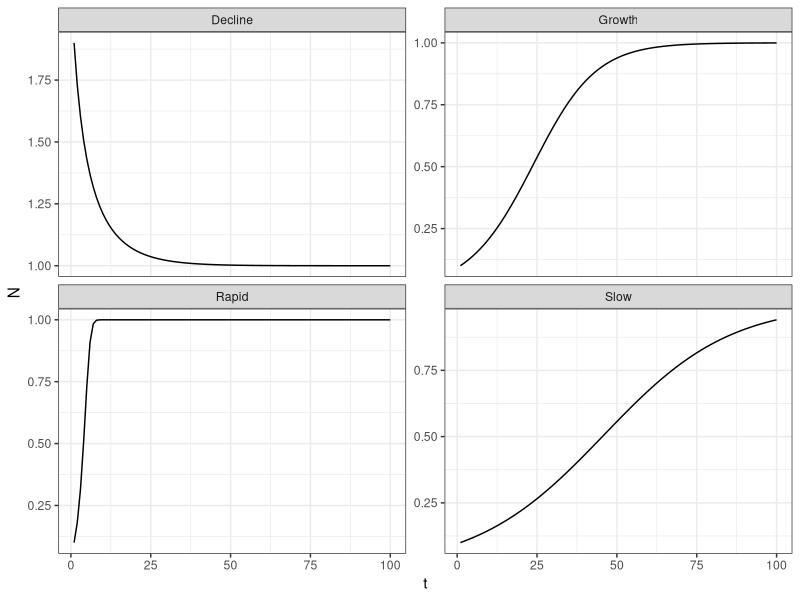
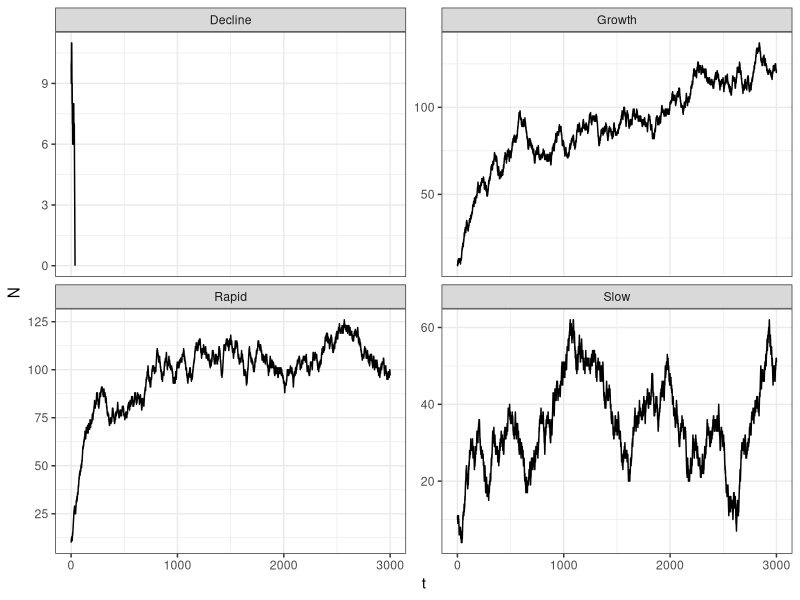

Write R code to recreate these figures, in order. (Note: a time limit stopped this script after it produced the figures.)
## ---- chunk 1
knitr::opts_chunk$set(echo = TRUE)
## ---- chunk 2
library(ggplot2) # for visualisations
library(cowplot) # for combining plots
## ---- chunk 3
dNt <- function(r, # population growth rate
                Nt, # population size
                k # carrying capacity
                ){ r * Nt * (k - Nt)}
## ---- chunk 4
SIM.Nt <- function(r, N_0, t, k) {
  N <- N_0 # registering starting population size as a new object
  for(i in 1:(t - 1)){ # loop over time-steps specified
    # identify new population size given logistic growth
    N[i + 1] <- N[i] + dNt(r = r, Nt = N[i], k = k) 
  } # end of time-step loop
  N # return population size vector
}
## ---- chunk 5
SIM_Growth <- SIM.Nt(N_0 = 0.1, t = 100, r = 0.1, k = 1) # N_0 < k --> growth
SIM_Decline <- SIM.Nt(N_0 =  1.9, t = 100, r = 0.1, k = 1) # N_0 > k --> decline
SIM_Rapid <- SIM.Nt(N_0 =  0.1, t = 100, r = 0.9, k = 1) # high population growth rate
SIM_Slow <- SIM.Nt(N_0 =  0.1, t = 100, r = 0.05, k = 1) # low population growth rate
## ---- chunk 6
plot_df <- data.frame(
  N = c(SIM_Growth, SIM_Decline, SIM_Rapid, SIM_Slow),
  t = rep(1:100, 4),
  Run = rep(c("Growth", "Decline", "Rapid", "Slow"), each = 100)
)
ggplot(plot_df, aes(x = t, y = N)) + 
  geom_line() + 
  facet_wrap(~Run, scales = "free_y") + 
  theme_bw()
## ---- chunk 7
dt <- function(b0, # background birth rate
               d0, # background death rate
               k, # carrying capacity
               N
               ){d0 + N * (b0 - d0)/k}
## ---- chunk 8
SIM.Ind <- function(tsteps, # how many time steps to simulate for
                      d0, # background death rate
                      b0, # background birth rate
                      k, # carrying capacity
                      ID_df # data frame containing individuals
){
  ## object creation
  ### data frame to hold population level data
  Pop_df <- data.frame(N = nrow(ID_df), t = NA)
  ### progress bar
  pb <- txtProgressBar(max = (tsteps-1), style = 3)
  ## simulation loop over time steps
  for(t in 1:(tsteps-1)){
  Pop_df$t[t] <- t # save time to population data frame
  ### vectors for storing birth and death probabilities for each individual
  birth_prob <- rep(NA, nrow(ID_df))
  death_prob <- rep(NA, nrow(ID_df))
  ### loop over all individuals alive at time t
  for(i in 1:nrow(ID_df)){
    birth_prob[i] <- b0
    death_prob[i] <- dt(b0, d0, k, Pop_df$N[t])
  }
  names(birth_prob) <- names(death_prob) <- ID_df$ID
  ### identify which event happens, only one birth or death per timestep
  EventSample_vec <- paste( # a vector of Birth/Death and individual ID
    rep(c("Birth", "Death"), each = nrow(ID_df)), 
    names(birth_prob), sep="_")
  event <- sample( # sample from event possibilities according to probabilities
    EventSample_vec,
    size = 1,
    prob = c(birth_prob, death_prob)
  )
  ### event evaluation
  event_eval <- strsplit(event, split = "_") # identifiers for event
  event_EV <- event_eval[[1]][1] # what is happening?
  event_ID <- event_eval[[1]][2] # which individual is it happening to?
  #### Birth event
  if(event_EV == "Birth"){ # currently, basically cloning
    append_df <- ID_df[ID_df$ID == event_ID, ] # subset for individual 
    append_df$ID <- max(ID_df$ID)+1 # assign new ID
    ID_df <- rbind(ID_df, append_df) # copy ID row to ID_df
  }
  #### Death event
  if(event_EV == "Death"){
    ID_df <- ID_df[ID_df$ID != event_ID, ] # delete individual from ID_df
  }
  ### recalculate population size
  Pop_df <- rbind(Pop_df, data.frame(N = nrow(ID_df), t = t+1))
  ### update progress bar
  setTxtProgressBar(pb, t) 
  ### check if population has gone extinct
  if(Pop_df$N[t+1] == 0){warning("Population went extinct"); break} 
  } # end of simulation loop
  ## return of data objects
  return(list(Individuals = ID_df, Populations = Pop_df))
}
## ---- chunk 9
ID_df <- data.frame(ID = 1:10, Sp = rep("Sp1")) # we run this simulation for 7 individuals
Sim_Growth <- SIM.Ind(tsteps = 3e3, b0 = 0.7, d0 = 0.3, k = 100, ID_df = ID_df) # growth
Sim_Decline <- SIM.Ind(tsteps = 3e3, b0 = 0.4, d0 = 0.6, k = 100, ID_df = ID_df) # decline
Sim_Rapid <- SIM.Ind(tsteps = 3e3, b0 = 0.9, d0 = 0.1, k = 100, ID_df = ID_df) # fast
Sim_Slow <- SIM.Ind(tsteps = 3e3, b0 = 0.55, d0 = 0.45, k = 100, ID_df = ID_df) # slow
## ---- chunk 10
plot_df <- rbind(Sim_Growth$Populations,
                 Sim_Decline$Populations,
                 Sim_Rapid$Populations,
                 Sim_Slow$Populations)
plot_df$Run <- rep(c("Growth", "Decline", "Rapid", "Slow"), 
                   c(nrow(Sim_Growth$Populations), 
                     nrow(Sim_Decline$Populations),
                     nrow(Sim_Rapid$Populations),
                     nrow(Sim_Slow$Populations)
                   ))
ggplot(plot_df, aes(x = t, y = N)) + 
  geom_line() + 
  facet_wrap(~Run, scales = "free_y") + 
  theme_bw()
## ---- chunk 11
dt <- function(b0, d0, k, N, Tr, Env, sd){d0 + N * exp((Tr-Env)^2)/sd * (b0 - d0)/k}
## ---- chunk 12
env.xy <- function(x = NULL){x}
## ---- chunk 13
SIM.Ind <- function(tsteps = 3e3, d0 = 0.2, b0 = 0.8, k = 100,
                    sd = 1, # niche breadth
                    ID_df = NULL # now needs to contain locations and trait values
){
  ## object creation
  ### data frame to hold population level data
  Pop_df <- data.frame(N = nrow(ID_df), 
                       Gridcell = NA, # gridcell binning is not implemented yet
                       t = NA)
  ### progress bar
  pb <- txtProgressBar(max = (tsteps-1), style = 3)
  ## simulation loop over time steps
  for(t in 1:(tsteps-1)){
  Pop_df$t[t] <- t 
  ### vectors for storing birth and death probabilities for each individual
  birth_prob <- rep(NA, nrow(ID_df))
  death_prob <- rep(NA, nrow(ID_df))
  ### loop over all individuals alive at time t
  for(i in 1:nrow(ID_df)){
    birth_prob[i] <- b0
    death_prob[i] <- dt(b0 = b0, d0 = d0, k = k, N = Pop_df$N[t],
                         Tr = ID_df$Trait[i], # trait value of individual i
                         Env = env.xy(x = ID_df$Location[i]), # environment at location[i] 
                         sd = sd)
  }
  names(birth_prob) <- names(death_prob) <- ID_df$ID
  ### identify which event happens, only one birth or death per timestep
  EventSample_vec <- paste(rep(c("Birth", "Death"), each = nrow(ID_df)), 
                           names(birth_prob), sep="_")
  event <- sample(EventSample_vec, size = 1, prob = c(birth_prob, death_prob))
  ## event evaluation
  event_eval <- strsplit(event, split = "_")
  event_ID <- event_eval[[1]][2]
  event_EV <- event_eval[[1]][1]
  if(event_EV == "Birth"){
    append_df <- ID_df[ID_df$ID == event_ID, ]
    append_df$ID <- max(ID_df$ID)+1
    ## individuals now resettle somewhere around their parent-individual
    movement <- rnorm(1, 0, 1) # this needs more parametrisation in future versions
    append_df$Location <- append_df$Location+movement
    ID_df <- rbind(ID_df, append_df)
  }
  if(event_EV == "Death"){
    ID_df <- ID_df[ID_df$ID != event_ID, ]
  }
  ## recalculate population size
  Pop_df <- rbind(Pop_df, data.frame(N = nrow(ID_df), Gridcell = NA, t = t+1))
  setTxtProgressBar(pb, t)
  if(Pop_df$N[t+1] == 0){warning("Population went extinct"); break}
  }
  return(list(Individuals = ID_df, Populations = Pop_df))
}
## ---- chunk 14
# data frame of individuals at start of simulation
ID_df = data.frame(ID = 1:1e3,
                   Trait = NA,
                   Location = NA)
# dummy values for traits
set.seed(42)
ID_df$Trait <- runif(n = nrow(ID_df), min = 0, max = 10)
# dummy locations
set.seed(42)
ID_df$Location <- runif(n = nrow(ID_df), min = 0, max = 10)
## ---- chunk 15
SIM_0.5 <- SIM.Ind(sd = 0.5, # strong impact of environment
                      ID_df = ID_df)
SIM_1 <- SIM.Ind(sd = 1, # intermediate impact of environment
                      ID_df = ID_df)
SIM_2 <- SIM.Ind(sd = 2, # weaker impact of environment
                      ID_df = ID_df)
SIM_10 <- SIM.Ind(sd = 10, # very weak impact of environment
                      ID_df = ID_df)
## ---- chunk 16
df0.5 <- SIM_0.5$Individuals
df1 <- SIM_1$Individuals
df2 <- SIM_2$Individuals
df10 <- SIM_10$Individuals
df0.5$sd <- 0.5
df1$sd <- 1
df2$sd <- 2
df10$sd <- 10
plot_df <- rbind(df0.5, df1, df2, df10)
ggplot(plot_df, aes(x = Location, y = Trait)) +
  geom_point() +
  facet_wrap(~sd) + 
  theme_bw()
## ---- chunk 17
dt <- function(b0, d0, k, N, Tr, Env, sd){d0 + N * exp((Tr-Env)^2)/sd * (b0 - d0)/k}
## ---- chunk 18
env.xy <- function(x = NULL){x}
## ---- chunk 19
SIM.Comp <- function(tsteps = 3e3, d0 = 0.2, b0 = 0.8,
                    k_vec = 100, # carrying capacity for each species in ID_df
                    sd = 1, 
                    ID_df = NULL # this now needs to hold different species
){
  ## object creation
  ### data frame to hold population level data
  Pop_df <- data.frame(N = nrow(ID_df), 
                       Gridcell = NA, # gridcell binning is not implemented yet
                       t = NA)
  ### progress bar
  pb <- txtProgressBar(max = (tsteps-1), style = 3)
  ## simulation loop over time steps
  for(t in 1:(tsteps-1)){
  Pop_df$t[t] <- t
  ### vectors for storing birth and death probabilities for each individual
  birth_prob <- rep(NA, nrow(ID_df))
  death_prob <- rep(NA, nrow(ID_df))
  for(i in 1:nrow(ID_df)){
    birth_prob[i] <- b0
    death_prob[i] <- dt(b0 = b0, d0 = d0,
                        # select carrying capacity for species[i]
                        k = k_vec[which(names(k_vec) == ID_df$Species[i])],
                        N = Pop_df$N[t], # @Anna - should this not be the N of species i?
                        Tr = ID_df$Trait[i], Env = env.xy(x = ID_df$Location[i]), sd = sd)
  }
  names(birth_prob) <- names(death_prob) <- ID_df$ID
  ## event identification
  EventSample_vec <- paste(rep(c("Birth", "Death"), each = nrow(ID_df)), 
                           names(birth_prob), sep="_")
  event <- sample(
    EventSample_vec,
    size = 1,
    prob = c(birth_prob, death_prob)
  )
  ## event evaluation
  event_eval <- strsplit(event, split = "_")
  event_ID <- event_eval[[1]][2]
  event_EV <- event_eval[[1]][1]
  if(event_EV == "Birth"){
    append_df <- ID_df[ID_df$ID == event_ID, ]
    append_df$ID <- max(ID_df$ID)+1
    movement <- rnorm(1, 0, 1) # this needs more parameterisation
    append_df$Location <- append_df$Location+movement
    ID_df <- rbind(ID_df, append_df)
  }
  if(event_EV == "Death"){
    ID_df <- ID_df[ID_df$ID != event_ID, ]
  }

  ## recalculate population size
  Pop_df <- rbind(Pop_df, data.frame(N = nrow(ID_df), Gridcell = NA, t = t+1))
  setTxtProgressBar(pb, t)
  if(Pop_df$N[t+1] == 0){warning("Population went extinct"); break}
  }
  return(list(Individuals = ID_df, Populations = Pop_df))
}
## ---- chunk 20
# individual data frame
ID_df = data.frame(ID = 1:1e3,
                   Trait = NA,
                   Location = NA,
                   Species = sample(c("Sp1", "Sp2"), size = 1e3, replace = TRUE))

# dummy values for traits
set.seed(42)
ID_df$Trait <- runif(n = nrow(ID_df), min = 0, max = 10)
# dummy locations
set.seed(42)
ID_df$Location <- runif(n = nrow(ID_df), min = 0, max = 10)

# same carrying capacity:
k_vec <- c(200, 200)
names(k_vec) <- c("Sp1", "Sp2")
SIM_2SpecSamek <- SIM.Comp(tsteps = 3e3, d0 = 0.2, b0 = 0.8,
                      k_vec = k_vec, # carrying capacity
                      sd = 1, ID_df = ID_df)

# different carrying capacity:
k_vec <- c(50, 200)
names(k_vec) <- c("Sp1", "Sp2")
SIM_2SpecDiffk <- SIM.Comp(tsteps = 3e3, d0 = 0.2, b0 = 0.8,
                      k_vec = k_vec, # carrying capacity
                      sd = 1, ID_df = ID_df)
## ---- chunk 21
SIM_2SpecDiffk$Individuals$k <- "Different"
SIM_2SpecSamek$Individuals$k <- "Same"
ggplot(rbind(SIM_2SpecDiffk$Individuals, SIM_2SpecSamek$Individuals),
       aes(x = Location, y = Trait, pch = Species, col = Species)) +
  geom_point(size = 3) + 
  facet_wrap(~k) + 
  theme_bw()
## ---- chunk 22
# individual data frame
ID_df = data.frame(ID = 1:1e3,
                   Trait = NA,
                   Location = NA,
                   Species = sample(c("Sp1", "Sp2"), size = 1e3, replace = TRUE))

# dummy values for traits
set.seed(42)
ID_df$Trait[ID_df$Species == "Sp1"] <- runif(n = length(ID_df$Trait[ID_df$Species == "Sp1"]), 
                                             min = 0, max = 5.5)
ID_df$Trait[ID_df$Species == "Sp2"] <- runif(n = length(ID_df$Trait[ID_df$Species == "Sp2"]), 
                                             min = 4.5, max = 10)
# dummy locations
set.seed(42)
ID_df$Location <- runif(n = nrow(ID_df), min = 0, max = 10)
# carrying capacity for each species
k_vec <- c(200, 200)
names(k_vec) <- c("Sp1", "Sp2")
SIM_2SpecDiffTr <- SIM.Comp(tsteps = 3e3, d0 = 0.2, b0 = 0.8,
                      k_vec = k_vec, # carrying capacity
                      sd = 1, ID_df = ID_df)
## ---- chunk 23
SIM_2SpecSamek$Individuals$Traits <- "Same"
SIM_2SpecDiffTr$Individuals$k <- "Same"
SIM_2SpecDiffTr$Individuals$Traits <- "Different"
ggplot(rbind(SIM_2SpecDiffTr$Individuals, SIM_2SpecSamek$Individuals),
       aes(x = Location, y = Trait, pch = Species, col = Species)) +
  geom_point(size = 3) + 
  facet_wrap(~Traits) + 
  theme_bw()
## ---- chunk 24
dt <- function(b0, d0, k, N, Tr, Env, sd){d0 + N * exp((Tr-Env)^2)/sd * (b0 - d0)/k}
## ---- chunk 25
env.xy <- function(x = NULL){x}
## ---- chunk 26
SIM.Comp <- function(tsteps = 3e3, d0 = 0.2, b0 = 0.8,
                    k_vec = 100, # carrying capacity for each species in ID_df
                    sd = 1, 
                    ID_df = NULL # this now needs to hold different species
){
  ## object creation
  ### data frame to hold population level data
  Pop_df <- data.frame(N = nrow(ID_df), 
                       Gridcell = NA, # gridcell binning is not implemented yet
                       t = NA)
  ### progress bar
  pb <- txtProgressBar(max = (tsteps-1), style = 3)
  ## simulation loop over time steps
  for(t in 1:(tsteps-1)){
  Pop_df$t[t] <- t
  ### vectors for storing birth and death probabilities for each individual
  birth_prob <- rep(NA, nrow(ID_df))
  death_prob <- rep(NA, nrow(ID_df))
  for(i in 1:nrow(ID_df)){
    birth_prob[i] <- b0
    death_prob[i] <- dt(b0 = b0, d0 = d0,
                        # select carrying capacity for species[i]
                        k = k_vec[which(names(k_vec) == ID_df$Species[i])],
                        N = Pop_df$N[t], # @Anna - should this not be the N of species i?
                        Tr = ID_df$Trait[i], Env = env.xy(x = ID_df$Location[i]), sd = sd)
  }
  names(birth_prob) <- names(death_prob) <- ID_df$ID
  ## event identification
  EventSample_vec <- paste(rep(c("Birth", "Death"), each = nrow(ID_df)), 
                           names(birth_prob), sep="_")
  event <- sample(
    EventSample_vec,
    size = 1,
    prob = c(birth_prob, death_prob)
  )
  ## event evaluation
  event_eval <- strsplit(event, split = "_")
  event_ID <- event_eval[[1]][2]
  event_EV <- event_eval[[1]][1]
  if(event_EV == "Birth"){
    append_df <- ID_df[ID_df$ID == event_ID, ]
    append_df$ID <- max(ID_df$ID)+1
    movement <- rnorm(1, 0, 1) # this needs more parameterisation
    append_df$Location <- append_df$Location+movement
    ID_df <- rbind(ID_df, append_df)
  }
  if(event_EV == "Death"){
    ID_df <- ID_df[ID_df$ID != event_ID, ]
  }

  ## recalculate population size
  Pop_df <- rbind(Pop_df, data.frame(N = nrow(ID_df), Gridcell = NA, t = t+1))
  setTxtProgressBar(pb, t)
  if(Pop_df$N[t+1] == 0){warning("Population went extinct"); break}
  }
  return(list(Individuals = ID_df, Populations = Pop_df))
}
## ---- chunk 27
dt <- function(b0, d0, k, N, Tr, Env, sd){d0 + N * exp((Tr-Env)^2)/sd * (b0 - d0)/k}
## ---- chunk 28
env.xy <- function(x = NULL){x}
## ---- chunk 29
SIM.Comp <- function(tsteps = 3e3, d0 = 0.2, b0 = 0.8,
                    k_vec = 100, 
                    sd = 1, 
                    ID_df = NULL,
                    Env_range = c(0, 10), # range of permitted environmental values
                    n_Grid = 100 # how many gridcells to draw
){
  ## object creation
  ### data frame that stores grid coordinates, GridX holds the left-most starting-point of each gridcell
  grids_df <- data.frame(
    GridID = 1:n_Grid,
    GridX = seq(from = Env_range[1], to = Env_range[2], length = n_Grid+1)[-(n_Grid+1)]
  )
  ### data frame to hold population level data
  GridsID_vec <- sapply(ID_df$Location, FUN = function(x){tail(which(x >= grids_df$GridX), 1)}) # identify gridcell for each individual
  Pop_ls <- list(table(GridsID_vec, ID_df$Species)) # store populations of each species binned by gridcell as a list element 
  Pop_df <- data.frame(N = nrow(ID_df),
                       t = NA)
  ### progress bar
  pb <- txtProgressBar(max = (tsteps-1), style = 3)
  ## simulation loop over time steps
  for(t in 1:(tsteps-1)){
  Pop_df$t[t] <- t
  names(Pop_ls)[length(Pop_ls)] <- t
  ### vectors for storing birth and death probabilities for each individual
  birth_prob <- rep(NA, nrow(ID_df))
  death_prob <- rep(NA, nrow(ID_df))
  for(i in 1:nrow(ID_df)){
    birth_prob[i] <- b0
    death_prob[i] <- dt(b0 = b0, d0 = d0,
                        # select carrying capacity for species[i]
                        k = k_vec[which(names(k_vec) == ID_df$Species[i])],
                        N = Pop_df$N[t], # @Anna - should this not be the N of species i?
                        Tr = ID_df$Trait[i], Env = env.xy(x = ID_df$Location[i]), sd = sd)
  }
  names(birth_prob) <- names(death_prob) <- ID_df$ID
  ## event identification
  EventSample_vec <- paste(rep(c("Birth", "Death"), each = nrow(ID_df)), 
                           names(birth_prob), sep="_")
  event <- sample(
    EventSample_vec,
    size = 1,
    prob = c(birth_prob, death_prob)
  )
  ## event evaluation
  event_eval <- strsplit(event, split = "_")
  event_ID <- event_eval[[1]][2]
  event_EV <- event_eval[[1]][1]
  if(event_EV == "Birth"){
    append_df <- ID_df[ID_df$ID == event_ID, ]
    append_df$ID <- max(ID_df$ID)+1
    movement <- rnorm(1, 0, 1) # this needs more parametrisation
    newloc <- append_df$Location+movement
    ## ensuring species don't disperse beyond the environmental limit
    newloc <- ifelse(newloc<Env_range[1], Env_range[1], newloc)
    newloc <- ifelse(newloc>Env_range[2], Env_range[2], newloc)
    append_df$Location <- newloc
    ID_df <- rbind(ID_df, append_df)
  }
  if(event_EV == "Death"){
    ID_df <- ID_df[ID_df$ID != event_ID, ]
  }

  GridsID_vec <- sapply(ID_df$Location, FUN = function(x){tail(which(x >= grids_df$GridX), 1)}) # identify gridcell for each individual
  Pop_ls <- c(Pop_ls, # store populations of each species binned by gridcell as a
              list(table(GridsID_vec, ID_df$Species))
              )
  names(Pop_ls)[length(Pop_ls)] <- t+1
  ## recalculate population size
  Pop_df <- rbind(Pop_df, data.frame(N = nrow(ID_df), t = t+1))
  setTxtProgressBar(pb, t)
  if(Pop_df$N[t+1] == 0){warning("Population went extinct"); break}
  }
  return(list(Individuals = ID_df, Populations = Pop_df, 
              GriddedPopulations = Pop_ls # returning the gridded population data
              ))
}
## ---- chunk 30
# individual data frame
ID_df = data.frame(ID = 1:1e3,
                   Trait = NA,
                   Location = NA,
                   Species = sample(c("Sp1", "Sp2"), size = 1e3, replace = TRUE))

# dummy values for traits
set.seed(42)
ID_df$Trait[ID_df$Species == "Sp1"] <- runif(n = length(ID_df$Trait[ID_df$Species == "Sp1"]), 
                                             min = 0, max = 5.5)
ID_df$Trait[ID_df$Species == "Sp2"] <- runif(n = length(ID_df$Trait[ID_df$Species == "Sp2"]), 
                                             min = 4.5, max = 10)
# dummy locations
set.seed(42)
ID_df$Location <- runif(n = nrow(ID_df), min = 0, max = 10)
# carrying capacity for each species
k_vec <- c(200, 200)
names(k_vec) <- c("Sp1", "Sp2")
SIM_Grid <- SIM.Comp(tsteps = 3e3, d0 = 0.2, b0 = 0.8,
                     k_vec = k_vec, sd = 1, ID_df = ID_df,
                     Env_range = c(0, 10), # range of permitted environmental values
                     n_Grid = 100 # how many gridcells to draw
                    )
## ---- chunk 31
## extracting the data
GridPop_ls <- lapply(names(SIM_Grid$GriddedPopulations), FUN = function(x){
  ## difference per cell in percent
  DiffPerc <- (SIM_Grid$GriddedPopulations[[x]][,1]-SIM_Grid$GriddedPopulations[[x]][,2])/
      (SIM_Grid$GriddedPopulations[[x]][,1]+SIM_Grid$GriddedPopulations[[x]][,2])
  names(DiffPerc) <- as.numeric(rownames(SIM_Grid$GriddedPopulations[[x]]))
  ## data frame for reporting results
  Report_df <- data.frame(
    GridCell = 1:100,
    DiffPerc = NA,
    t = x)
  ## filling data frame with results
  Report_df$DiffPerc[match(names(DiffPerc), Report_df$GridCell)] <- DiffPerc
  Report_df
  }
  )
## creating final data frame for plotting
GridPop_df <- do.call(rbind, GridPop_ls)
GridPop_df$t <- as.numeric(GridPop_df$t)
GridPop_df$GridCell <- as.numeric(GridPop_df$GridCell)
## ---- chunk 32
## plot for the grid cells through time
GridPlot <- ggplot(GridPop_df,
       aes(x = t, y = GridCell, fill = DiffPerc)) +
  geom_tile() +
  scale_fill_gradient2(name="Sp1 vs. Sp2 %") + 
  theme_bw()

## previous plot of individuals at the final time step
TraitPlot <- ggplot(SIM_2SpecDiffTr$Individuals,
       aes(x = Location, y = Trait, pch = Species, col = Species)) +
  geom_point(size = 3) + 
  theme_bw()

## plotting both together
cowplot::plot_grid(GridPlot, TraitPlot, rel_widths = c(7,3))
